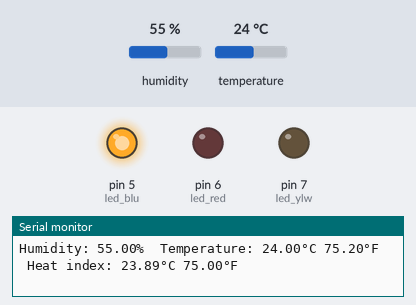
A sketch run on a simulated Arduino Uno, built with avr-gcc and run on an emulated ATmega328P. On the bench: output pins drawn as LEDs (lit = HIGH), the last lines printed to the serial monitor. Inputs (shaded band) come from the test bench; at power-on: temperature 24 °C, humidity 55 %.

Above: at 4.8 s.
4.9 s: temperature set to 27 °C
At 6.7 s:
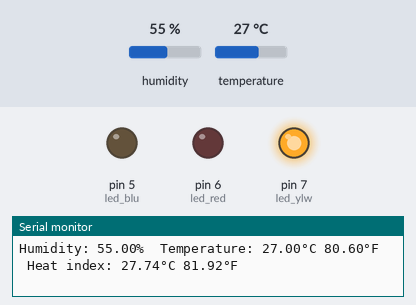
7.9 s: temperature set to 29 °C
10.9 s: temperature set to 32 °C
At 13.3 s:
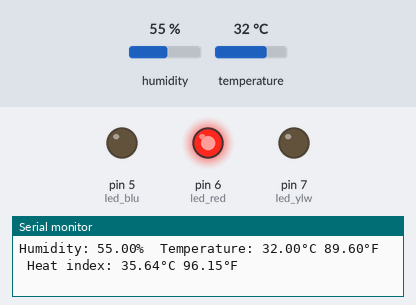
13.9 s: temperature set to 12 °C
At 15.1 s:
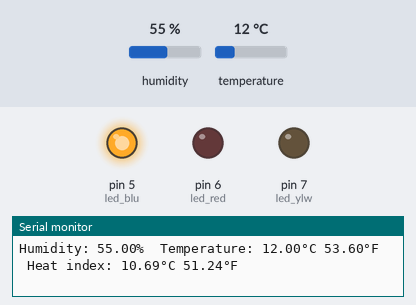
16.9 s: temperature set to 28 °C
At 18.8 s:
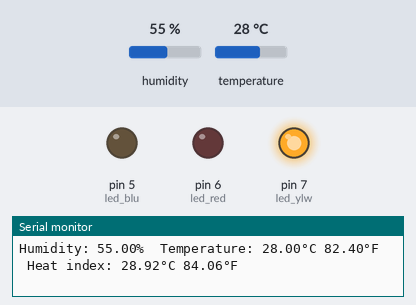
Timing chart, 0 to 20.3 s (numbered marks = the images above; inputs shaded):
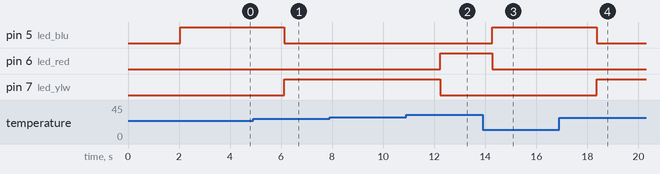

Measured:
- the behaviour switches between 25 and 26 °C on temperature (found by bisection; images 0 and 1)
- the behaviour switches between 30 and 31 °C on temperature (found by bisection; images 1 and 2)
- after the input at 4.9 s, pin 5 (led_blu): HIGH → LOW after 1.2 s; pin 7 (led_ylw): LOW → HIGH after 1.2 s
- after the input at 10.9 s, pin 6 (led_red): LOW → HIGH after 1.3 s; pin 7 (led_ylw): HIGH → LOW after 1.3 s
- after the input at 13.9 s, pin 5 (led_blu): LOW → HIGH after 0.38 s; pin 6 (led_red): HIGH → LOW after 0.38 s
- after the input at 16.9 s, pin 5 (led_blu): HIGH → LOW after 1.5 s; pin 7 (led_ylw): LOW → HIGH after 1.5 s

The sketch:

DHTtester.ino
```cpp
#include "DHT.h"
#define DHTPIN 2
#define DHTTYPE DHT11
DHT dht(DHTPIN, DHTTYPE);
const int led_blu = 5;
const int led_ylw = 7;
const int led_red = 6;
void setup() {
  Serial.begin(9600);
  pinMode(led_blu, OUTPUT);
  pinMode(led_ylw, OUTPUT);
  pinMode(led_red, OUTPUT);
  Serial.println(F("DHTxx test!"));
  dht.begin();
}

void loop() {
  delay(2000);
  float h = dht.readHumidity();
  float t = dht.readTemperature();
  float f = dht.readTemperature(true);
  if (isnan(h) || isnan(t) || isnan(f)) {
    Serial.println(F("Failed to read from DHT sensor!"));
    return;
  }
  float hif = dht.computeHeatIndex(f, h);
  float hic = dht.computeHeatIndex(t, h, false);

  Serial.print(F("Humidity: "));
  Serial.print(h);
  Serial.print(F("%  Temperature: "));
  Serial.print(t);
  Serial.print(F("°C "));
  Serial.print(f);
  Serial.print(F("°F  Heat index: "));
  Serial.print(hic);
  Serial.print(F("°C "));
  Serial.print(hif);
  Serial.println(F("°F"));
  if (t <= 25){
    digitalWrite(led_blu, HIGH);
    digitalWrite(led_red, LOW);
    digitalWrite(led_ylw, LOW);
  }
  else if (t > 25 && t <= 30){
    digitalWrite(led_blu, LOW);
    digitalWrite(led_red, LOW);
    digitalWrite(led_ylw, HIGH);
  }
  else if (t > 30){
    digitalWrite(led_blu, LOW);
    digitalWrite(led_red, HIGH);
    digitalWrite(led_ylw, LOW);
  }
}
```
